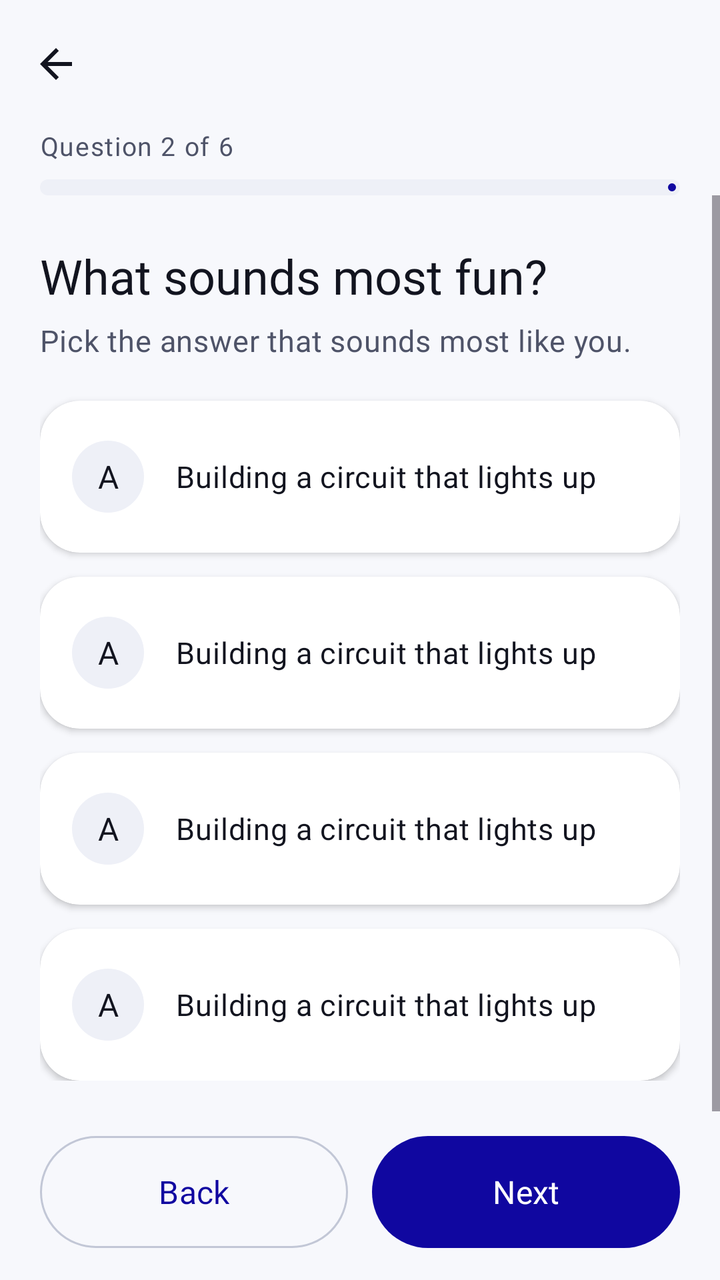
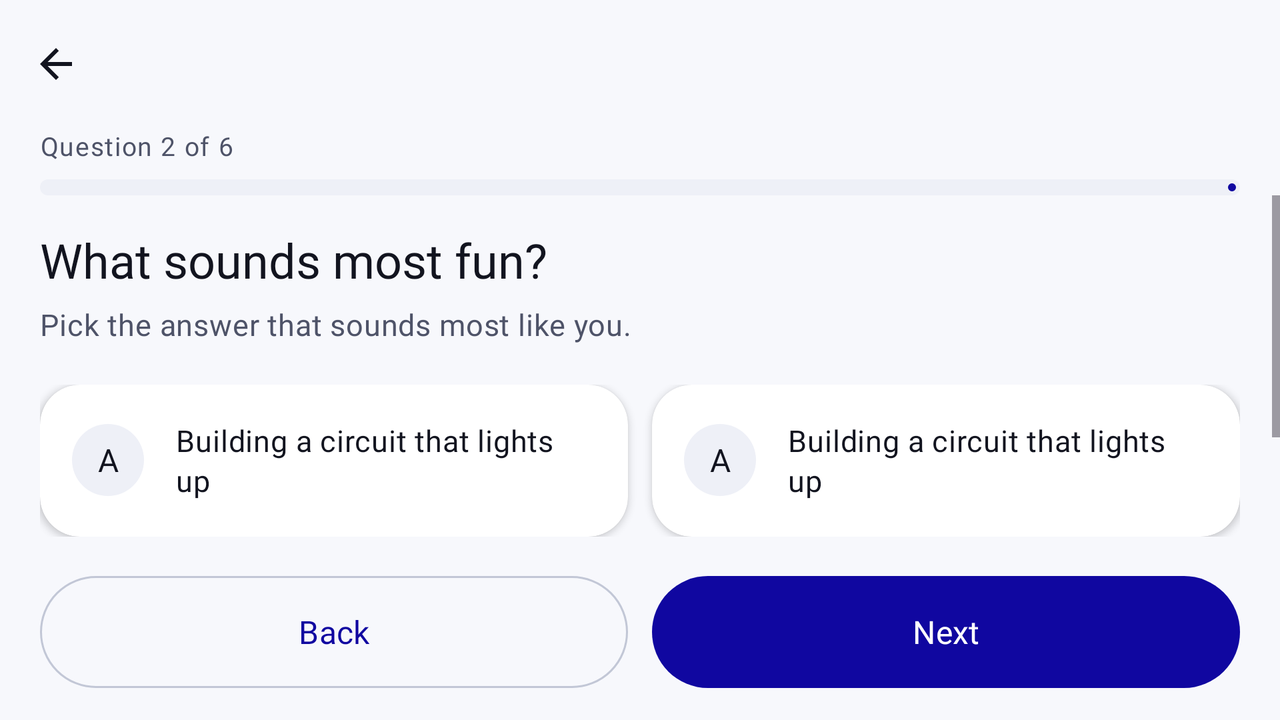

An Android layout and its configuration variant, each rendered on a device that would load it. The default file and the variant file are quoted in full after the pictures.
<!-- AndroidManifest.xml: application theme Theme.GMIProspect -->
<!-- res/layout/activity_quiz.xml -->
<?xml version="1.0" encoding="utf-8"?>
<LinearLayout xmlns:android="http://schemas.android.com/apk/res/android"
    xmlns:app="http://schemas.android.com/apk/res-auto"
    xmlns:tools="http://schemas.android.com/tools"
    android:layout_width="match_parent"
    android:layout_height="match_parent"
    android:fitsSystemWindows="true"
    android:orientation="vertical"
    tools:context=".ui.QuizActivity">

    <com.google.android.material.appbar.MaterialToolbar
        android:id="@+id/toolbar"
        style="@style/Widget.GMI.Toolbar"
        android:layout_width="match_parent"
        android:layout_height="?attr/actionBarSize" />

    
    <TextView
        android:id="@+id/textProgress"
        android:layout_width="wrap_content"
        android:layout_height="wrap_content"
        android:layout_marginStart="@dimen/screen_padding"
        android:layout_marginEnd="@dimen/screen_padding"
        android:textAppearance="@style/TextAppearance.GMI.Label"
        tools:text="Question 2 of 6" />

    <com.google.android.material.progressindicator.LinearProgressIndicator
        android:id="@+id/progressQuiz"
        android:layout_width="match_parent"
        android:layout_height="wrap_content"
        android:layout_marginStart="@dimen/screen_padding"
        android:layout_marginTop="@dimen/spacing_small"
        android:layout_marginEnd="@dimen/screen_padding"
        app:indicatorColor="?attr/colorPrimary"
        app:trackColor="?attr/colorSurfaceVariant"
        app:trackCornerRadius="4dp"
        app:trackThickness="8dp"
        tools:max="6"
        tools:progress="2" />

    
    <ScrollView
        android:layout_width="match_parent"
        android:layout_height="0dp"
        android:layout_weight="1">

        <LinearLayout
            android:id="@+id/quizContent"
            android:layout_width="match_parent"
            android:layout_height="wrap_content"
            android:orientation="vertical"
            android:paddingStart="@dimen/screen_padding"
            android:paddingTop="@dimen/spacing_large"
            android:paddingEnd="@dimen/screen_padding"
            android:paddingBottom="@dimen/spacing_large">

            <TextView
                android:id="@+id/textQuestion"
                android:layout_width="match_parent"
                android:layout_height="wrap_content"
                android:textAppearance="@style/TextAppearance.GMI.Headline"
                tools:text="@string/quiz_q1" />

            <TextView
                android:layout_width="match_parent"
                android:layout_height="wrap_content"
                android:layout_marginTop="6dp"
                android:layout_marginBottom="@dimen/spacing_small"
                android:text="@string/quiz_hint"
                android:textAppearance="@style/TextAppearance.GMI.Body"
                android:textColor="?attr/colorOnSurfaceVariant" />

            <include
                android:id="@+id/answer0"
                layout="@layout/item_quiz_answer"
                android:layout_width="match_parent"
                android:layout_height="wrap_content"
                android:layout_marginTop="12dp" />

            <include
                android:id="@+id/answer1"
                layout="@layout/item_quiz_answer"
                android:layout_width="match_parent"
                android:layout_height="wrap_content"
                android:layout_marginTop="12dp" />

            <include
                android:id="@+id/answer2"
                layout="@layout/item_quiz_answer"
                android:layout_width="match_parent"
                android:layout_height="wrap_content"
                android:layout_marginTop="12dp" />

            <include
                android:id="@+id/answer3"
                layout="@layout/item_quiz_answer"
                android:layout_width="match_parent"
                android:layout_height="wrap_content"
                android:layout_marginTop="12dp" />
        </LinearLayout>
    </ScrollView>

    
    <LinearLayout
        android:layout_width="match_parent"
        android:layout_height="wrap_content"
        android:orientation="horizontal"
        android:paddingStart="@dimen/screen_padding"
        android:paddingTop="@dimen/spacing_small"
        android:paddingEnd="@dimen/screen_padding"
        android:paddingBottom="@dimen/spacing_medium">

        <com.google.android.material.button.MaterialButton
            android:id="@+id/buttonBack"
            style="?attr/materialButtonOutlinedStyle"
            android:layout_width="0dp"
            android:layout_height="wrap_content"
            android:layout_marginEnd="6dp"
            android:layout_weight="1"
            android:text="@string/action_back" />

        <com.google.android.material.button.MaterialButton
            android:id="@+id/buttonNext"
            android:layout_width="0dp"
            android:layout_height="wrap_content"
            android:layout_marginStart="6dp"
            android:layout_weight="1"
            android:text="@string/action_next" />
    </LinearLayout>
</LinearLayout>
<!-- res/layout/item_quiz_answer.xml (included above) -->
<?xml version="1.0" encoding="utf-8"?>
<com.google.android.material.card.MaterialCardView xmlns:android="http://schemas.android.com/apk/res/android"
    xmlns:app="http://schemas.android.com/apk/res-auto"
    xmlns:tools="http://schemas.android.com/tools"
    android:layout_width="match_parent"
    android:layout_height="wrap_content"
    android:checkable="true"
    android:clickable="true"
    android:focusable="true"
    android:minHeight="76dp"
    app:checkedIcon="@null">

    <LinearLayout
        android:layout_width="match_parent"
        android:layout_height="wrap_content"
        android:layout_gravity="center_vertical"
        android:gravity="center_vertical"
        android:orientation="horizontal">

        <TextView
            android:id="@+id/textLetter"
            android:layout_width="36dp"
            android:layout_height="36dp"
            android:background="@drawable/bg_icon_circle"
            android:backgroundTint="?attr/colorSurfaceVariant"
            android:gravity="center"
            android:importantForAccessibility="no"
            android:textAppearance="@style/TextAppearance.GMI.Title.Small"
            tools:text="A" />

        <TextView
            android:id="@+id/textAnswer"
            android:layout_width="0dp"
            android:layout_height="wrap_content"
            android:layout_marginStart="@dimen/spacing_medium"
            android:layout_weight="1"
            android:textAppearance="@style/TextAppearance.GMI.Body"
            tools:text="@string/quiz_q1_a0" />
    </LinearLayout>
</com.google.android.material.card.MaterialCardView>
<!-- resources referenced by this layout -->
<resources>
  <dimen name="screen_padding">20dp</dimen>
  <dimen name="spacing_large">24dp</dimen>
  <dimen name="spacing_medium">16dp</dimen>
  <dimen name="spacing_small">8dp</dimen>
  <!-- drawable bg_icon_circle (drawable) -->
  <?xml version="1.0" encoding="utf-8"?>
  <shape xmlns:android="http://schemas.android.com/apk/res/android"
      android:shape="oval">
      <solid android:color="@color/white" />
  </shape>
  <string name="action_back">Back</string>
  <string name="action_next">Next</string>
  <string name="quiz_hint">Pick the answer that sounds most like you.</string>
  <string name="quiz_q1">What sounds most fun?</string>
  <string name="quiz_q1_a0">Building a circuit that lights up</string>
  <style name="TextAppearance.GMI.Body" parent="TextAppearance.Material3.BodyMedium">
          <item name="android:fontFamily">@font/manrope_regular</item>
          <item name="fontFamily">@font/manrope_regular</item>
          <item name="android:textSize">15sp</item>
          <item name="android:textColor">?attr/colorOnSurface</item>
      </style>
  <style name="TextAppearance.GMI.Label" parent="TextAppearance.Material3.LabelMedium">
          <item name="android:fontFamily">@font/manrope_medium</item>
          <item name="fontFamily">@font/manrope_medium</item>
          <item name="android:textSize">13sp</item>
          <item name="android:textColor">?attr/colorOnSurfaceVariant</item>
      </style>
  <style name="TextAppearance.GMI.Title.Small">
          <item name="android:textSize">16sp</item>
      </style>
  <color name="white">#FFFFFFFF</color>
  <string name="cd_navigate_up">Navigate up</string>
  <style name="Widget.GMI.TextView" parent="android:Widget.TextView">
          <item name="android:textAppearance">@style/TextAppearance.GMI.Body</item>
      </style>
  <style name="TextAppearance.GMI.Button" parent="TextAppearance.Material3.LabelLarge">
          <item name="android:fontFamily">@font/manrope_semibold</item>
          <item name="fontFamily">@font/manrope_semibold</item>
          <item name="android:textSize">16sp</item>
          <item name="android:textAllCaps">false</item>
      </style>
  <style name="Widget.GMI.TextInputLayout" parent="Widget.Material3.TextInputLayout.OutlinedBox">
          <item name="shapeAppearance">@style/ShapeAppearance.GMI.Input</item>
          <item name="startIconTint">?attr/colorOnSurfaceVariant</item>
      </style>
  <color name="blue_500">#1007A0</color>
  <color name="blue_100">#D4D2EE</color>
  <color name="blue_800">#08034D</color>
  <color name="blue_400">#453EB5</color>
  <color name="red_500">#EF3240</color>
  <color name="red_50">#FEEFF0</color>
  <color name="red_700">#9B202A</color>
  <color name="red_600">#C42934</color>
  <color name="neutral_50">#F7F8FC</color>
  <color name="neutral_900">#12141F</color>
  <color name="neutral_100">#EEF0F7</color>
  <color name="neutral_600">#4E5368</color>
  <color name="neutral_200">#DDE1EC</color>
  <color name="neutral_300">#C2C7D6</color>
  <style name="ShapeAppearance.GMI.Card" parent="">
          <item name="cornerFamily">rounded</item>
          <item name="cornerSize">@dimen/card_corner_radius</item>
      </style>
  <dimen name="card_elevation">2dp</dimen>
  <dimen name="card_stroke_width">0dp</dimen>
  <dimen name="card_padding">16dp</dimen>
  <style name="ShapeAppearance.GMI.Pill" parent="">
          <item name="cornerFamily">rounded</item>
          <item name="cornerSize">@dimen/button_corner_radius</item>
      </style>
  <dimen name="button_height">56dp</dimen>
  <style name="ShapeAppearance.GMI.Input" parent="">
          <item name="cornerFamily">rounded</item>
          <item name="cornerSize">16dp</item>
      </style>
  <dimen name="card_corner_radius">20dp</dimen>
  <dimen name="button_corner_radius">28dp</dimen>
  <!-- some entries are left out for length -->
</resources>
<!-- res/layout-land/activity_quiz.xml (the repository's variant of the layout above) -->
<!-- drawn on the phone turned sideways -->
<?xml version="1.0" encoding="utf-8"?>
<LinearLayout xmlns:android="http://schemas.android.com/apk/res/android"
    xmlns:app="http://schemas.android.com/apk/res-auto"
    xmlns:tools="http://schemas.android.com/tools"
    android:layout_width="match_parent"
    android:layout_height="match_parent"
    android:fitsSystemWindows="true"
    android:orientation="vertical"
    tools:context=".ui.QuizActivity">

    <com.google.android.material.appbar.MaterialToolbar
        android:id="@+id/toolbar"
        style="@style/Widget.GMI.Toolbar"
        android:layout_width="match_parent"
        android:layout_height="?attr/actionBarSize" />

    
    <TextView
        android:id="@+id/textProgress"
        android:layout_width="wrap_content"
        android:layout_height="wrap_content"
        android:layout_marginStart="@dimen/screen_padding"
        android:layout_marginEnd="@dimen/screen_padding"
        android:textAppearance="@style/TextAppearance.GMI.Label"
        tools:text="Question 2 of 6" />

    <com.google.android.material.progressindicator.LinearProgressIndicator
        android:id="@+id/progressQuiz"
        android:layout_width="match_parent"
        android:layout_height="wrap_content"
        android:layout_marginStart="@dimen/screen_padding"
        android:layout_marginTop="@dimen/spacing_small"
        android:layout_marginEnd="@dimen/screen_padding"
        app:indicatorColor="?attr/colorPrimary"
        app:trackColor="?attr/colorSurfaceVariant"
        app:trackCornerRadius="4dp"
        app:trackThickness="8dp"
        tools:max="6"
        tools:progress="2" />

    
    <ScrollView
        android:layout_width="match_parent"
        android:layout_height="0dp"
        android:layout_weight="1">

        <LinearLayout
            android:id="@+id/quizContent"
            android:layout_width="match_parent"
            android:layout_height="wrap_content"
            android:orientation="vertical"
            android:paddingStart="@dimen/screen_padding"
            android:paddingTop="@dimen/spacing_medium"
            android:paddingEnd="@dimen/screen_padding"
            android:paddingBottom="@dimen/spacing_medium">

            <TextView
                android:id="@+id/textQuestion"
                android:layout_width="match_parent"
                android:layout_height="wrap_content"
                android:textAppearance="@style/TextAppearance.GMI.Headline"
                tools:text="@string/quiz_q1" />

            <TextView
                android:layout_width="match_parent"
                android:layout_height="wrap_content"
                android:layout_marginTop="6dp"
                android:layout_marginBottom="@dimen/spacing_small"
                android:text="@string/quiz_hint"
                android:textAppearance="@style/TextAppearance.GMI.Body"
                android:textColor="?attr/colorOnSurfaceVariant" />

            
            <LinearLayout
                android:layout_width="match_parent"
                android:layout_height="wrap_content"
                android:layout_marginTop="12dp"
                android:baselineAligned="false"
                android:orientation="horizontal">

                <include
                    android:id="@+id/answer0"
                    layout="@layout/item_quiz_answer"
                    android:layout_width="0dp"
                    android:layout_height="match_parent"
                    android:layout_marginEnd="6dp"
                    android:layout_weight="1" />

                <include
                    android:id="@+id/answer1"
                    layout="@layout/item_quiz_answer"
                    android:layout_width="0dp"
                    android:layout_height="match_parent"
                    android:layout_marginStart="6dp"
                    android:layout_weight="1" />
            </LinearLayout>

            <LinearLayout
                android:layout_width="match_parent"
                android:layout_height="wrap_content"
                android:layout_marginTop="12dp"
                android:baselineAligned="false"
                android:orientation="horizontal">

                <include
                    android:id="@+id/answer2"
                    layout="@layout/item_quiz_answer"
                    android:layout_width="0dp"
                    android:layout_height="match_parent"
                    android:layout_marginEnd="6dp"
                    android:layout_weight="1" />

                <include
                    android:id="@+id/answer3"
                    layout="@layout/item_quiz_answer"
                    android:layout_width="0dp"
                    android:layout_height="match_parent"
                    android:layout_marginStart="6dp"
                    android:layout_weight="1" />
            </LinearLayout>
        </LinearLayout>
    </ScrollView>

    
    <LinearLayout
        android:layout_width="match_parent"
        android:layout_height="wrap_content"
        android:orientation="horizontal"
        android:paddingStart="@dimen/screen_padding"
        android:paddingTop="@dimen/spacing_small"
        android:paddingEnd="@dimen/screen_padding"
        android:paddingBottom="@dimen/spacing_medium">

        <com.google.android.material.button.MaterialButton
            android:id="@+id/buttonBack"
            style="?attr/materialButtonOutlinedStyle"
            android:layout_width="0dp"
            android:layout_height="wrap_content"
            android:layout_marginEnd="6dp"
            android:layout_weight="1"
            android:text="@string/action_back" />

        <com.google.android.material.button.MaterialButton
            android:id="@+id/buttonNext"
            android:layout_width="0dp"
            android:layout_height="wrap_content"
            android:layout_marginStart="6dp"
            android:layout_weight="1"
            android:text="@string/action_next" />
    </LinearLayout>
</LinearLayout>
<!-- resources referenced by the variant -->
<!-- as the phone turned sideways resolves them -->
<resources>
  <dimen name="screen_padding">20dp</dimen>
  <dimen name="spacing_medium">16dp</dimen>
  <dimen name="spacing_small">8dp</dimen>
  <!-- drawable bg_icon_circle (drawable) -->
  <?xml version="1.0" encoding="utf-8"?>
  <shape xmlns:android="http://schemas.android.com/apk/res/android"
      android:shape="oval">
      <solid android:color="@color/white" />
  </shape>
  <string name="action_back">Back</string>
  <string name="action_next">Next</string>
  <string name="quiz_hint">Pick the answer that sounds most like you.</string>
  <string name="quiz_q1">What sounds most fun?</string>
  <string name="quiz_q1_a0">Building a circuit that lights up</string>
  <style name="TextAppearance.GMI.Body" parent="TextAppearance.Material3.BodyMedium">
          <item name="android:fontFamily">@font/manrope_regular</item>
          <item name="fontFamily">@font/manrope_regular</item>
          <item name="android:textSize">15sp</item>
          <item name="android:textColor">?attr/colorOnSurface</item>
      </style>
  <style name="TextAppearance.GMI.Label" parent="TextAppearance.Material3.LabelMedium">
          <item name="android:fontFamily">@font/manrope_medium</item>
          <item name="fontFamily">@font/manrope_medium</item>
          <item name="android:textSize">13sp</item>
          <item name="android:textColor">?attr/colorOnSurfaceVariant</item>
      </style>
  <style name="TextAppearance.GMI.Title.Small">
          <item name="android:textSize">16sp</item>
      </style>
  <color name="white">#FFFFFFFF</color>
  <string name="cd_navigate_up">Navigate up</string>
  <style name="Widget.GMI.TextView" parent="android:Widget.TextView">
          <item name="android:textAppearance">@style/TextAppearance.GMI.Body</item>
      </style>
  <style name="TextAppearance.GMI.Button" parent="TextAppearance.Material3.LabelLarge">
          <item name="android:fontFamily">@font/manrope_semibold</item>
          <item name="fontFamily">@font/manrope_semibold</item>
          <item name="android:textSize">16sp</item>
          <item name="android:textAllCaps">false</item>
      </style>
  <style name="Widget.GMI.TextInputLayout" parent="Widget.Material3.TextInputLayout.OutlinedBox">
          <item name="shapeAppearance">@style/ShapeAppearance.GMI.Input</item>
          <item name="startIconTint">?attr/colorOnSurfaceVariant</item>
      </style>
  <color name="blue_500">#1007A0</color>
  <color name="blue_100">#D4D2EE</color>
  <color name="blue_800">#08034D</color>
  <color name="blue_400">#453EB5</color>
  <color name="red_500">#EF3240</color>
  <color name="red_50">#FEEFF0</color>
  <color name="red_700">#9B202A</color>
  <color name="red_600">#C42934</color>
  <color name="neutral_50">#F7F8FC</color>
  <color name="neutral_900">#12141F</color>
  <color name="neutral_100">#EEF0F7</color>
  <color name="neutral_600">#4E5368</color>
  <color name="neutral_200">#DDE1EC</color>
  <color name="neutral_300">#C2C7D6</color>
  <style name="ShapeAppearance.GMI.Card" parent="">
          <item name="cornerFamily">rounded</item>
          <item name="cornerSize">@dimen/card_corner_radius</item>
      </style>
  <dimen name="card_elevation">2dp</dimen>
  <dimen name="card_stroke_width">0dp</dimen>
  <dimen name="card_padding">16dp</dimen>
  <style name="ShapeAppearance.GMI.Pill" parent="">
          <item name="cornerFamily">rounded</item>
          <item name="cornerSize">@dimen/button_corner_radius</item>
      </style>
  <dimen name="button_height">56dp</dimen>
  <style name="ShapeAppearance.GMI.Input" parent="">
          <item name="cornerFamily">rounded</item>
          <item name="cornerSize">16dp</item>
      </style>
  <dimen name="card_corner_radius">20dp</dimen>
  <dimen name="button_corner_radius">28dp</dimen>
  <!-- some entries are left out for length -->
</resources>
